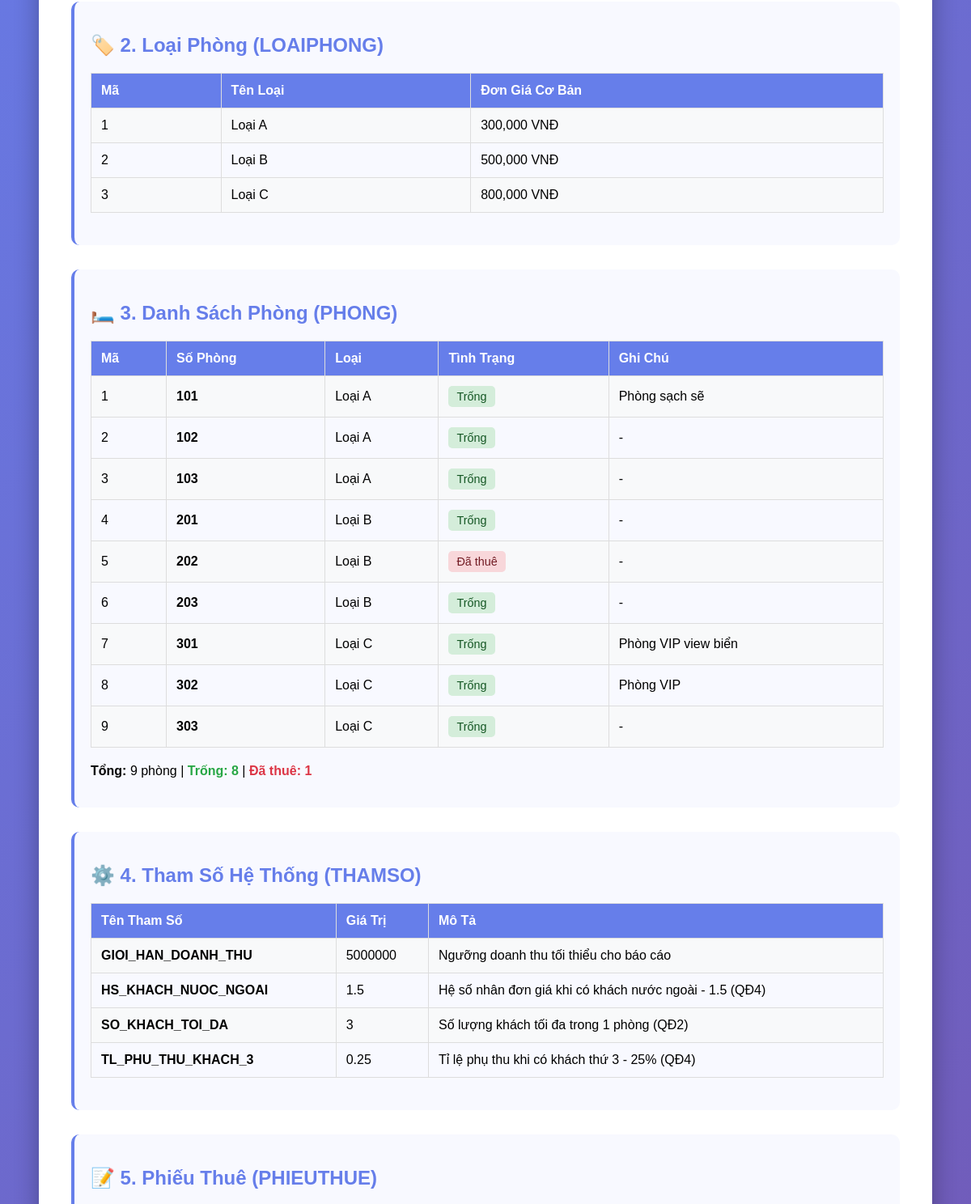
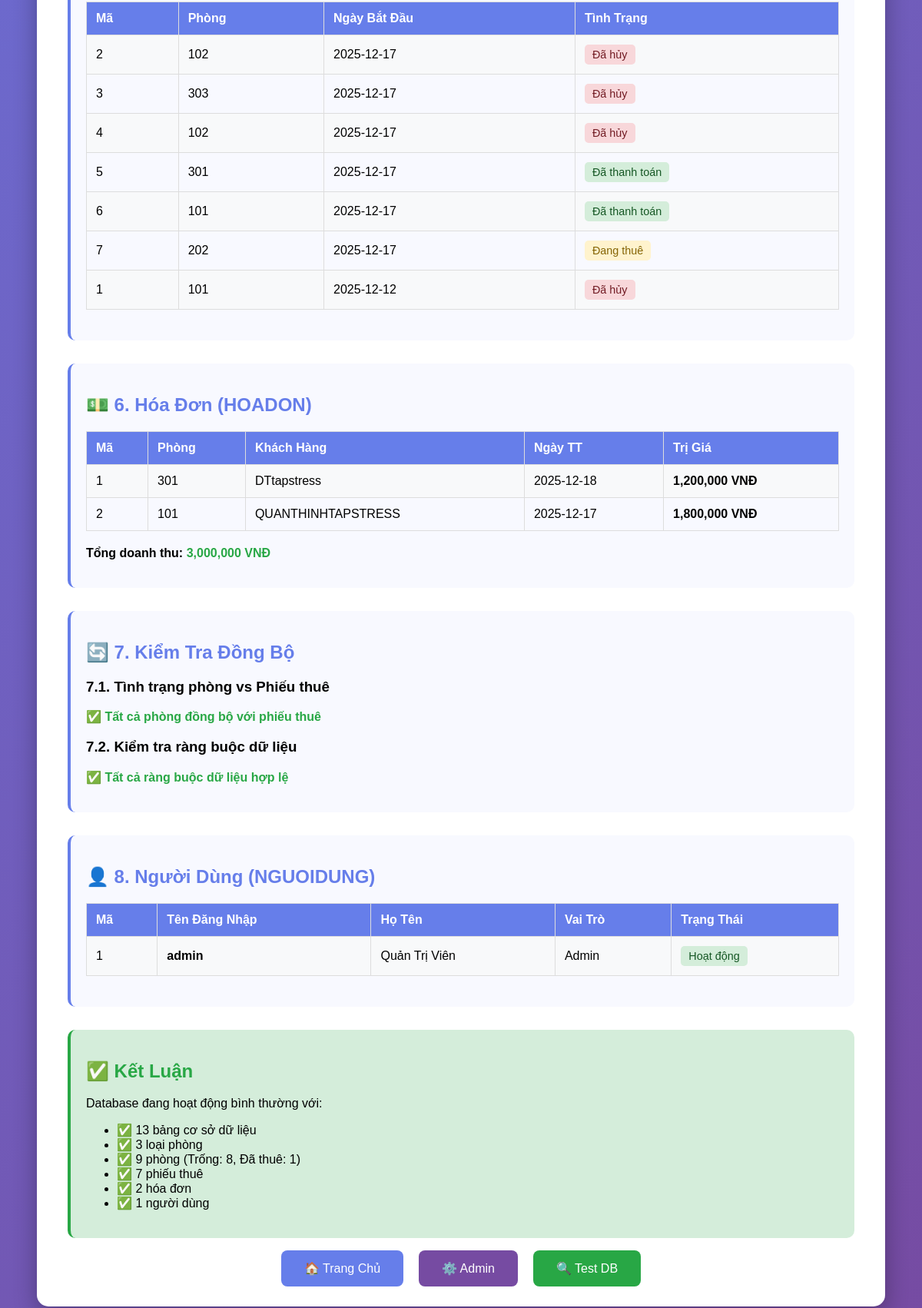
Page /check_sync.php (lower part) on the earlier database version (2 pictures, top to bottom).
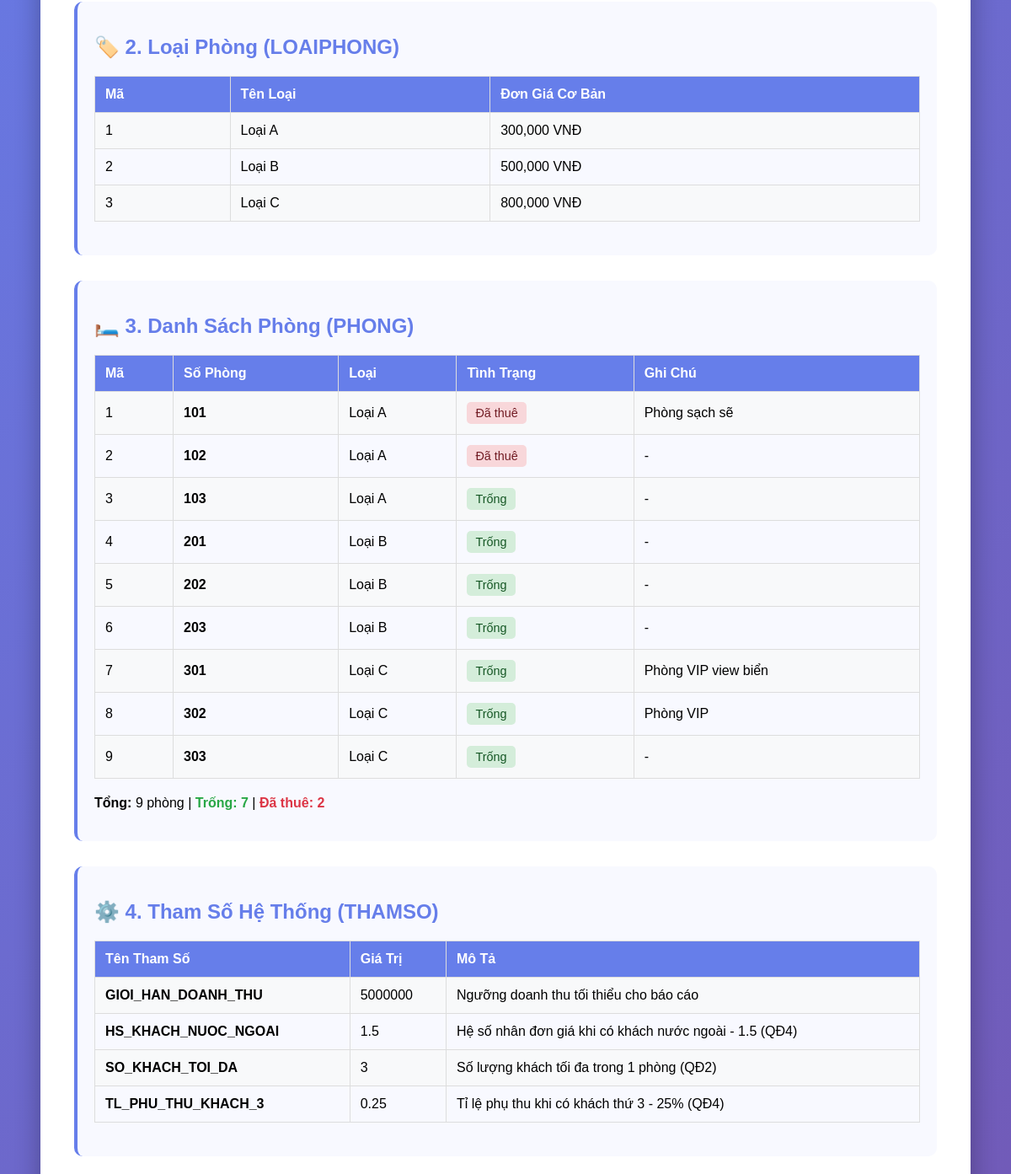
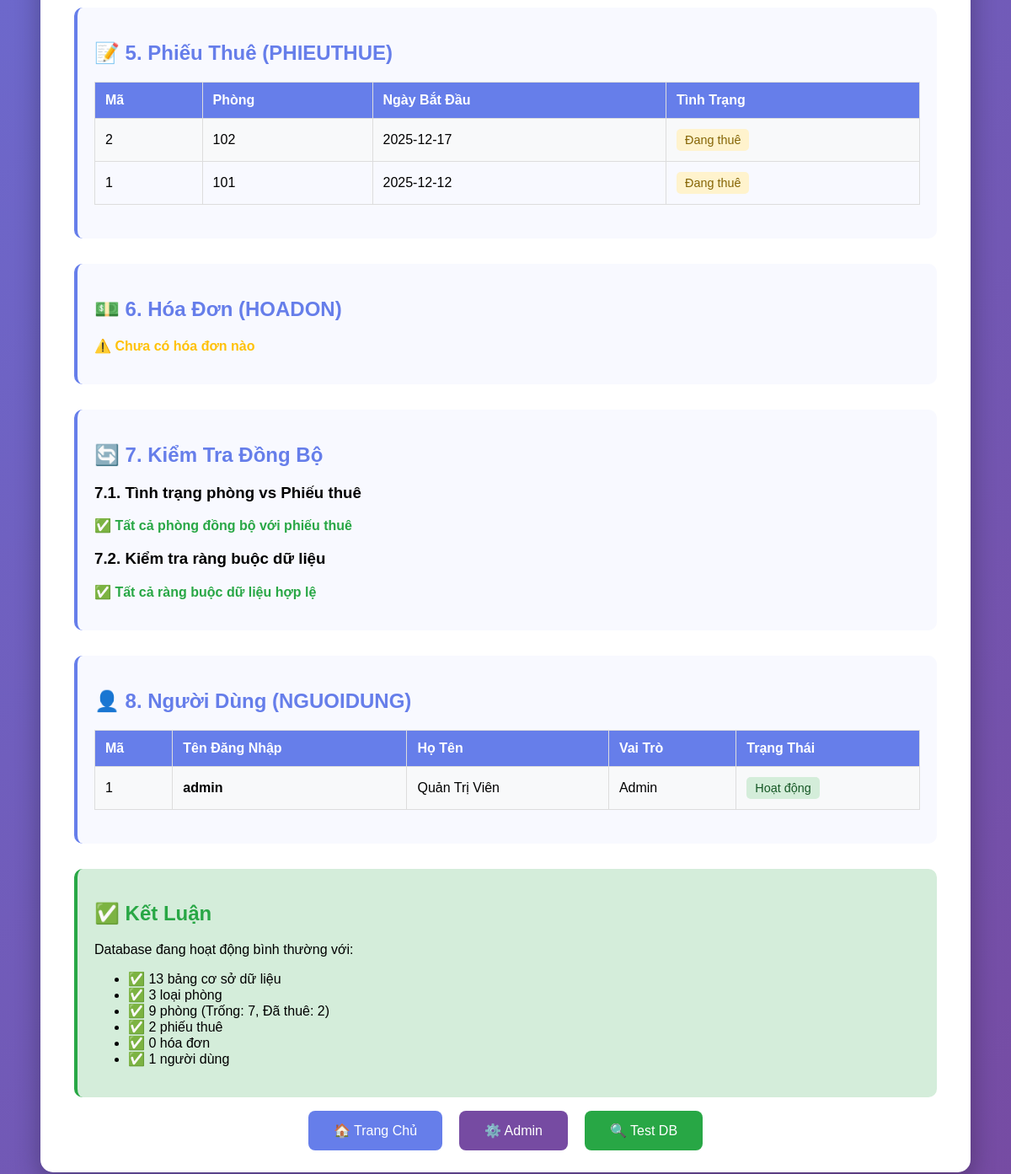
Same page on the later database version (2 pictures, top to bottom).
### tables this page shows
CREATE TABLE LOAIPHONG (
MaLoaiPhong INTEGER PRIMARY KEY AUTOINCREMENT,
TenLoai TEXT NOT NULL UNIQUE,
DonGiaCoBan REAL NOT NULL CHECK(DonGiaCoBan > 0)
);

CREATE TABLE PHONG (
MaPhong INTEGER PRIMARY KEY AUTOINCREMENT,
SoPhong TEXT NOT NULL UNIQUE,
MaLoaiPhong INTEGER NOT NULL,
TinhTrang TEXT DEFAULT 'Trống' CHECK(TinhTrang IN ('Trống', 'Đã thuê')),
GhiChu TEXT,
FOREIGN KEY (MaLoaiPhong) REFERENCES LOAIPHONG(MaLoaiPhong) ON DELETE RESTRICT ON UPDATE CASCADE
);

CREATE TABLE THAMSO (
TenThamSo TEXT PRIMARY KEY,
GiaTri REAL NOT NULL,
MoTa TEXT
);

CREATE TABLE PHIEUTHUE (
MaPhieuThue INTEGER PRIMARY KEY AUTOINCREMENT,
MaPhong INTEGER NOT NULL,
MaKhachHangUser INTEGER,
NgayBatDauThue DATE NOT NULL DEFAULT (date('now')),
SoDem INTEGER NOT NULL DEFAULT 1 CHECK(SoDem BETWEEN 1 AND 14),
TinhTrangPhieu TEXT DEFAULT 'Đang thuê' CHECK(TinhTrangPhieu IN ('Đang thuê', 'Đã thanh toán', 'Đã hủy')),
FOREIGN KEY (MaPhong) REFERENCES PHONG(MaPhong) ON DELETE RESTRICT ON UPDATE CASCADE,
FOREIGN KEY (MaKhachHangUser) REFERENCES KHACHHANG_USERS(MaKhachHangUser) ON DELETE SET NULL ON UPDATE CASCADE
);

CREATE TABLE HOADON (
MaHoaDon INTEGER PRIMARY KEY AUTOINCREMENT,
MaPhieuThue INTEGER NOT NULL UNIQUE,
TenKhachHangCoQuan TEXT NOT NULL,
DiaChiThanhToan TEXT,
NgayThanhToan DATE NOT NULL DEFAULT (date('now')),
TriGia REAL NOT NULL CHECK(TriGia >= 0),
FOREIGN KEY (MaPhieuThue) REFERENCES PHIEUTHUE(MaPhieuThue) ON DELETE RESTRICT ON UPDATE CASCADE
);

CREATE TABLE NGUOIDUNG (
MaNguoiDung INTEGER PRIMARY KEY AUTOINCREMENT,
TenDangNhap TEXT UNIQUE NOT NULL,
MatKhau TEXT NOT NULL,
HoTen TEXT NOT NULL,
VaiTro TEXT DEFAULT 'NhanVien',
TrangThai TEXT DEFAULT 'Hoạt động',
NgayTao DATETIME DEFAULT CURRENT_TIMESTAMP
);

### check_sync.php (the view, shortened to what the changed rows need)
<?php
$database = new Database();
$db = $database->connect();
echo "<!DOCTYPE html>
<html lang='vi'>
<head>
    <meta charset='UTF-8'>
    <title>Kiểm tra đồng bộ Database</title>
    <style>
        body {
            font-family: Arial;
            padding: 40px;
            background: linear-gradient(135deg, #667eea 0%, #764ba2 100%);
            min-height: 100vh;
        }
        .container {
            max-width: 1200px;
            background: white;
            padding: 40px;
            border-radius: 15px;
            box-shadow: 0 10px 30px rgba(0,0,0,0.3);
            margin: 0 auto;
        }
        h1, h2 { color: #667eea; }
        .success { color: #28a745; font-weight: bold; }
        .error { color: #dc3545; font-weight: bold; }
        .warning { color: #ffc107; font-weight: bold; }
        table {
            width: 100%;
            border-collapse: collapse;
            margin: 20px 0;
        }
        th, td {
            border: 1px solid #ddd;
            padding: 12px;
            text-align: left;
        }
        th {
            background: #667eea;
            color: white;
        }
        tr:nth-child(even) { background: #f8f9fa; }
        .section {
            margin: 30px 0;
            padding: 20px;
            background: #f8f9ff;
            border-radius: 10px;
            border-left: 4px solid #667eea;
        }
        .badge {
            display: inline-block;
            padding: 5px 10px;
            border-radius: 5px;
            font-size: 0.9em;
        }
        .badge-success { background: #d4edda; color: #155724; }
        .badge-danger { background: #f8d7da; color: #721c24; }
        .badge-warning { background: #fff3cd; color: #856404; }
    </style>
</head>
<body>
<div class='container'>";
$tables = $db->query("SELECT name FROM sqlite_master WHERE type='table' ORDER BY name")->fetchAll(PDO::FETCH_COLUMN);
echo "<div class='section'>";
echo "<h2>🏷️ 2. Loại Phòng (LOAIPHONG)</h2>";
$loaiPhongs = $db->query("SELECT * FROM LOAIPHONG ORDER BY TenLoai")->fetchAll();
echo "<table>";
echo "<tr><th>Mã</th><th>Tên Loại</th><th>Đơn Giá Cơ Bản</th></tr>";
foreach ($loaiPhongs as $lp) {
    echo "<tr>";
    echo "<td>{$lp['MaLoaiPhong']}</td>";
    echo "<td>{$lp['TenLoai']}</td>";
    echo "<td>" . number_format($lp['DonGiaCoBan']) . " VNĐ</td>";
    echo "</tr>";
}
echo "</table>";
echo "</div>";
echo "<div class='section'>";
echo "<h2>🛏️ 3. Danh Sách Phòng (PHONG)</h2>";
$phongs = $db->query("SELECT P.*, L.TenLoai FROM PHONG P
                      JOIN LOAIPHONG L ON P.MaLoaiPhong = L.MaLoaiPhong
                      ORDER BY P.SoPhong")->fetchAll();
echo "<table>";
echo "<tr><th>Mã</th><th>Số Phòng</th><th>Loại</th><th>Tình Trạng</th><th>Ghi Chú</th></tr>";
$phongTrong = 0;
$phongDaThue = 0;
foreach ($phongs as $p) {
    $badge = $p['TinhTrang'] == 'Trống' ? 'badge-success' : 'badge-danger';
    if ($p['TinhTrang'] == 'Trống') $phongTrong++;
    else $phongDaThue++;
    echo "<tr>";
    echo "<td>{$p['MaPhong']}</td>";
    echo "<td><strong>{$p['SoPhong']}</strong></td>";
    echo "<td>{$p['TenLoai']}</td>";
    echo "<td><span class='badge $badge'>{$p['TinhTrang']}</span></td>";
    echo "<td>" . ($p['GhiChu'] ?? '-') . "</td>";
    echo "</tr>";
}
echo "</table>";
echo "<p><strong>Tổng:</strong> " . count($phongs) . " phòng | ";
echo "<span class='success'>Trống: $phongTrong</span> | ";
echo "<span class='error'>Đã thuê: $phongDaThue</span></p>";
echo "</div>";
echo "<div class='section'>";
echo "<h2>⚙️ 4. Tham Số Hệ Thống (THAMSO)</h2>";
$thamSos = $db->query("SELECT * FROM THAMSO ORDER BY TenThamSo")->fetchAll();
echo "<table>";
echo "<tr><th>Tên Tham Số</th><th>Giá Trị</th><th>Mô Tả</th></tr>";
foreach ($thamSos as $ts) {
    echo "<tr>";
    echo "<td><strong>{$ts['TenThamSo']}</strong></td>";
    echo "<td>{$ts['GiaTri']}</td>";
    echo "<td>{$ts['MoTa']}</td>";
    echo "</tr>";
}
echo "</table>";
echo "</div>";
echo "<div class='section'>";
echo "<h2>📝 5. Phiếu Thuê (PHIEUTHUE)</h2>";
$phieuThues = $db->query("SELECT PT.*, P.SoPhong FROM PHIEUTHUE PT
                          JOIN PHONG P ON PT.MaPhong = P.MaPhong
                          ORDER BY PT.NgayBatDauThue DESC")->fetchAll();
if (count($phieuThues) > 0) {
    echo "<table>";
    echo "<tr><th>Mã</th><th>Phòng</th><th>Ngày Bắt Đầu</th><th>Tình Trạng</th></tr>";
    foreach ($phieuThues as $pt) {
        $badge = $pt['TinhTrangPhieu'] == 'Đang thuê' ? 'badge-warning' :
                ($pt['TinhTrangPhieu'] == 'Đã thanh toán' ? 'badge-success' : 'badge-danger');
        echo "<tr>";
        echo "<td>{$pt['MaPhieuThue']}</td>";
        echo "<td>{$pt['SoPhong']}</td>";
        echo "<td>{$pt['NgayBatDauThue']}</td>";
        echo "<td><span class='badge $badge'>{$pt['TinhTrangPhieu']}</span></td>";
        echo "</tr>";
    }
    echo "</table>";
} else {
    echo "<p class='warning'>⚠️ Chưa có phiếu thuê nào</p>";
}
echo "</div>";
echo "<div class='section'>";
echo "<h2>💵 6. Hóa Đơn (HOADON)</h2>";
$hoaDons = $db->query("SELECT H.*, P.SoPhong FROM HOADON H
                       JOIN PHIEUTHUE PT ON H.MaPhieuThue = PT.MaPhieuThue
                       JOIN PHONG P ON PT.MaPhong = P.MaPhong
                       ORDER BY H.NgayThanhToan DESC")->fetchAll();
if (count($hoaDons) > 0) {
    echo "<table>";
    echo "<tr><th>Mã</th><th>Phòng</th><th>Khách Hàng</th><th>Ngày TT</th><th>Trị Giá</th></tr>";
    $tongDoanhThu = 0;
    foreach ($hoaDons as $hd) {
        $tongDoanhThu += $hd['TriGia'];
        echo "<tr>";
        echo "<td>{$hd['MaHoaDon']}</td>";
        echo "<td>{$hd['SoPhong']}</td>";
        echo "<td>{$hd['TenKhachHangCoQuan']}</td>";
        echo "<td>{$hd['NgayThanhToan']}</td>";
        echo "<td><strong>" . number_format($hd['TriGia']) . " VNĐ</strong></td>";
        echo "</tr>";
    }
    echo "</table>";
    echo "<p><strong>Tổng doanh thu:</strong> <span class='success'>" . number_format($tongDoanhThu) . " VNĐ</span></p>";
} else {
    echo "<p class='warning'>⚠️ Chưa có hóa đơn nào</p>";
}
echo "</div>";
echo "<div class='section'>";
echo "<h2>🔄 7. Kiểm Tra Đồng Bộ</h2>";
echo "</div>";
echo "<div class='section'>";
echo "<h2>👤 8. Người Dùng (NGUOIDUNG)</h2>";
$users = $db->query("SELECT MaNguoiDung, TenDangNhap, HoTen, VaiTro, TrangThai FROM NGUOIDUNG")->fetchAll();
echo "<table>";
echo "<tr><th>Mã</th><th>Tên Đăng Nhập</th><th>Họ Tên</th><th>Vai Trò</th><th>Trạng Thái</th></tr>";
foreach ($users as $u) {
    $badge = $u['TrangThai'] == 'Hoạt động' ? 'badge-success' : 'badge-danger';
    echo "<tr>";
    echo "<td>{$u['MaNguoiDung']}</td>";
    echo "<td><strong>{$u['TenDangNhap']}</strong></td>";
    echo "<td>{$u['HoTen']}</td>";
    echo "<td>{$u['VaiTro']}</td>";
    echo "<td><span class='badge $badge'>{$u['TrangThai']}</span></td>";
    echo "</tr>";
}
echo "</table>";
echo "</div>";
echo "<div class='section' style='background: #d4edda; border-color: #28a745;'>";
echo "<h2 class='success'>✅ Kết Luận</h2>";
echo "<ul>";
echo "<li>✅ " . count($tables) . " bảng cơ sở dữ liệu</li>";
echo "<li>✅ " . count($loaiPhongs) . " loại phòng</li>";
echo "<li>✅ " . count($phongs) . " phòng (Trống: $phongTrong, Đã thuê: $phongDaThue)</li>";
echo "<li>✅ " . count($phieuThues) . " phiếu thuê</li>";
echo "<li>✅ " . count($hoaDons) . " hóa đơn</li>";
echo "<li>✅ " . count($users) . " người dùng</li>";
echo "</ul>";
echo "</div>";
echo "</div></body></html>";
?>

Differences in the rows shown:
removed phieuthue: MaPhieuThue "3", MaPhong.SoPhong "303", NgayBatDauThue "2025-12-17", TinhTrangPhieu "Đã hủy"
removed phieuthue: MaPhieuThue "4", MaPhong.SoPhong "102", NgayBatDauThue "2025-12-17", TinhTrangPhieu "Đã hủy"
removed phieuthue: MaPhieuThue "5", MaPhong.SoPhong "301", NgayBatDauThue "2025-12-17", TinhTrangPhieu "Đã thanh toán"
removed phieuthue: MaPhieuThue "6", MaPhong.SoPhong "101", NgayBatDauThue "2025-12-17", TinhTrangPhieu "Đã thanh toán"
removed phieuthue: MaPhieuThue "7", MaPhong.SoPhong "202", NgayBatDauThue "2025-12-17", TinhTrangPhieu "Đang thuê"
removed hoadon: MaHoaDon "1", phong.SoPhong "301", TenKhachHangCoQuan "DTtapstress", NgayThanhToan "2025-12-18", TriGia "1,200,000"
removed hoadon: MaHoaDon "2", phong.SoPhong "101", TenKhachHangCoQuan "QUANTHINHTAPSTRESS", NgayThanhToan "2025-12-17", TriGia "1,800,000"
changed phong "Phòng sạch sẽ": TinhTrang "Trống" → "Đã thuê"
changed phong id 2: TinhTrang "Trống" → "Đã thuê"
changed phong id 5: TinhTrang "Đã thuê" → "Trống"
changed phieuthue id 2: TinhTrangPhieu "Đã hủy" → "Đang thuê"
changed phieuthue id 1: TinhTrangPhieu "Đã hủy" → "Đang thuê"
Other differences:
$phongTrong: "8" → "7"
$phongDaThue: "1" → "2"
count($phieuThues): "7" → "2"
count($hoaDons): "2" → "0"
$tongDoanhThu: "3,000,000" → (not shown)
text no longer shown: "Mã Phòng Khách Hàng Ngày TT Trị Giá Tổng doanh thu: VNĐ"
text now shown: "⚠️ Chưa có hóa đơn nào"
